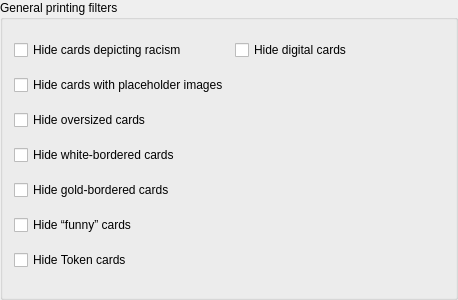
<?xml version="1.0" encoding="UTF-8"?>
<ui version="4.0">
 <class>Form</class>
 <widget class="QGroupBox" name="Form">
  <property name="geometry">
   <rect>
    <x>0</x>
    <y>0</y>
    <width>458</width>
    <height>300</height>
   </rect>
  </property>
  <property name="windowTitle">
   <string>Form</string>
  </property>
  <property name="title">
   <string>General printing filters</string>
  </property>
  <layout class="QGridLayout" name="gridLayout">
   <item row="0" column="0">
    <widget class="QCheckBox" name="hide_cards_depicting_racism">
     <property name="toolTip">
      <string>&lt;html&gt;&lt;head/&gt;&lt;body&gt;&lt;p&gt;Hide cards banned for depicting racism.&lt;/p&gt;&lt;p&gt;Background:&lt;/p&gt;&lt;p&gt;Some cards were banned by Wizards of the Coast, because they depict references to controversial real-world events, religion or contain combinations of card effect, name and artwork that, when viewed together, depict racism. These cards are banned in all sanctioned tournament formats and several community formats like Commander, Oathbreaker and others.&lt;/p&gt;&lt;/body&gt;&lt;/html&gt;</string>
     </property>
     <property name="text">
      <string>Hide cards depicting racism</string>
     </property>
    </widget>
   </item>
   <item row="1" column="0">
    <widget class="QCheckBox" name="hide_cards_without_images">
     <property name="toolTip">
      <string>Hide non-English cards with low-resolution,
English placeholder images with an overlay text stating
“This card is not available in the selected language.”</string>
     </property>
     <property name="text">
      <string>Hide cards with placeholder images</string>
     </property>
    </widget>
   </item>
   <item row="5" column="0">
    <widget class="QCheckBox" name="hide_funny_cards">
     <property name="toolTip">
      <string>“Funny” cards, not legal in any constructed format.
This includes full-art Contraptions from Unstable,
cards with acorn-shaped security stamps from Unfinity (and newer Un-Sets),
some black-bordered promotional cards with non-standard back faces,
and all silver-bordered cards.</string>
     </property>
     <property name="text">
      <string>Hide “funny” cards</string>
     </property>
    </widget>
   </item>
   <item row="6" column="0">
    <widget class="QCheckBox" name="hide_token">
     <property name="text">
      <string>Hide Token cards</string>
     </property>
    </widget>
   </item>
   <item row="4" column="0">
    <widget class="QCheckBox" name="hide_gold_bordered_cards">
     <property name="toolTip">
      <string>&lt;html&gt;&lt;head/&gt;&lt;body&gt;&lt;p&gt;Some “collectible” sets, like full reprints of tournament-winning decks were printed with golden borders. Many also have printed signatures of the involved players in the text box.&lt;/p&gt;&lt;p&gt;These are not tournament legal.&lt;/p&gt;&lt;/body&gt;&lt;/html&gt;</string>
     </property>
     <property name="text">
      <string>Hide gold-bordered cards</string>
     </property>
    </widget>
   </item>
   <item row="2" column="0">
    <widget class="QCheckBox" name="hide_oversized_cards">
     <property name="toolTip">
      <string>These cards are larger than regular Magic cards and can’t be included in decks.
Includes Archenemy schemes, Planechase planes and
oversized commander creature or Planeswalker cards included in some pre-constructed Commander decks.</string>
     </property>
     <property name="text">
      <string>Hide oversized cards</string>
     </property>
    </widget>
   </item>
   <item row="3" column="0">
    <widget class="QCheckBox" name="hide_white_bordered_cards">
     <property name="text">
      <string>Hide white-bordered cards</string>
     </property>
    </widget>
   </item>
   <item row="0" column="1">
    <widget class="QCheckBox" name="hide_digital_cards">
     <property name="toolTip">
      <string>Hide cards and printings that are only available on digital platforms. This includes all kinds of digital printings.</string>
     </property>
     <property name="text">
      <string>Hide digital cards</string>
     </property>
    </widget>
   </item>
  </layout>
 </widget>
 <resources/>
 <connections/>
</ui>
